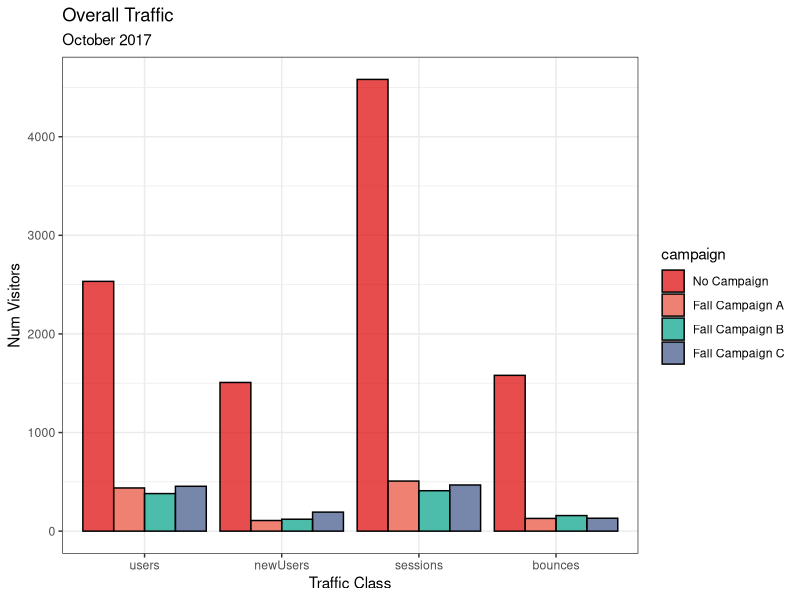
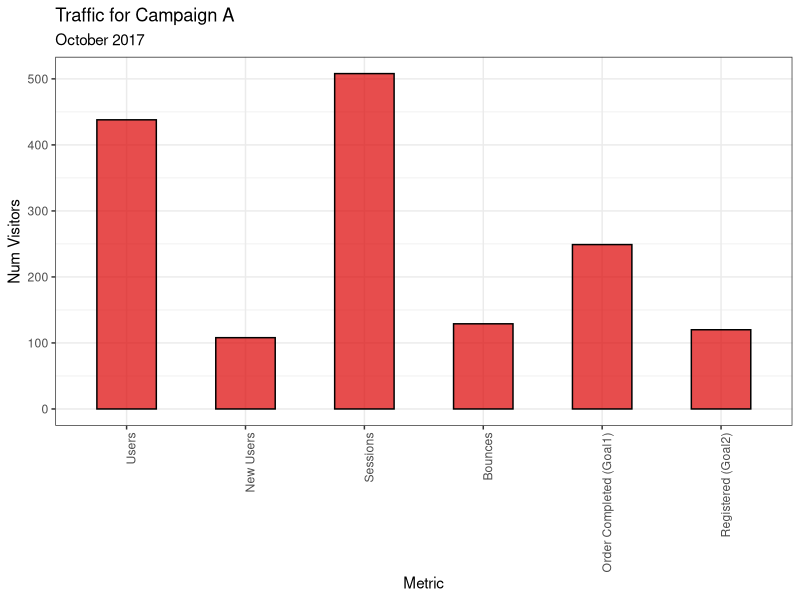
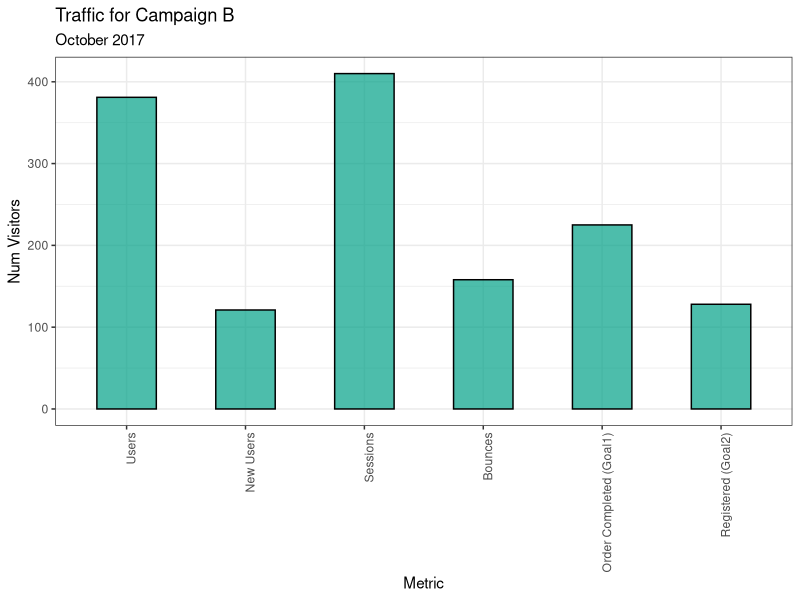
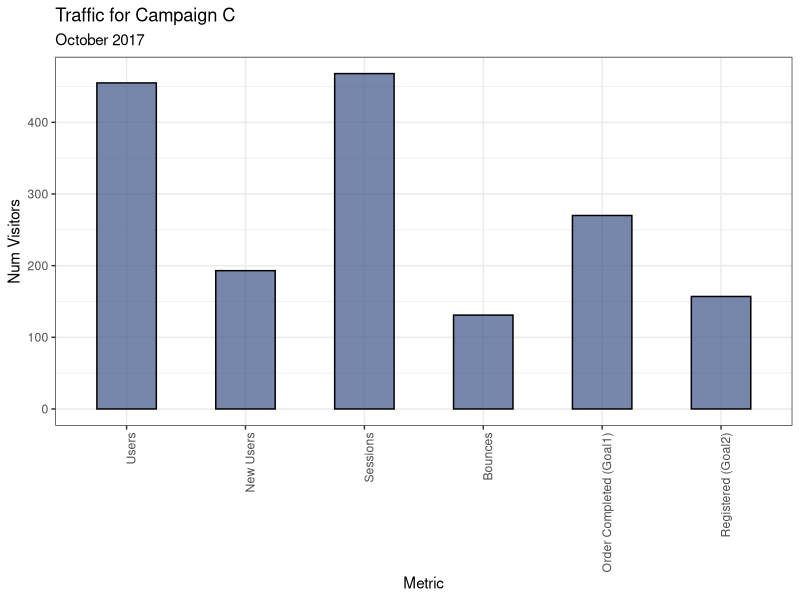
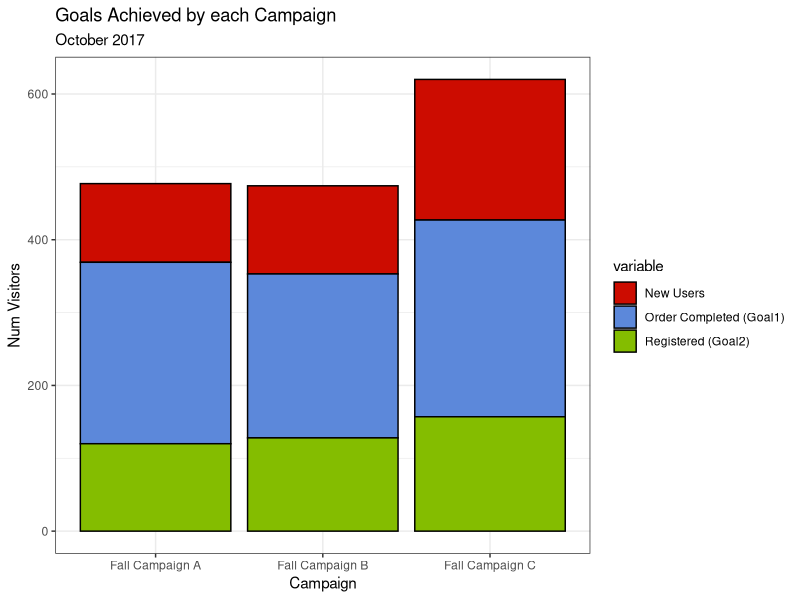

Here is the R script that generated these plots, in order:
## ---- chunk 1
library("ggplot2")
library("reshape")
library("scales")
library("ggsci")

# Read in the CSV File
ga_data = read.csv("4.4_ExampleFile.csv", sep=",", header=T)

# Making all levels consistent
ga_data$campaign = factor(ga_data$campaign, levels = ga_data$campaign)

# Total Table for First Plot
ga_data_filtered = ga_data[,c("campaign", "users", "newUsers", "sessions", "bounces")]
ga_data.melted = melt(ga_data_filtered, id="campaign")


# campaign A
ga_data.campaignA = ga_data[2,]
ga_data.campaignA = melt(ga_data.campaignA, id="campaign")
ga_data.campaignA$variable = factor(c("Users", "New Users", "Sessions", "Bounces", "Order Completed (Goal1)", "Registered (Goal2)"), levels = c("Users", "New Users", "Sessions", "Bounces", "Order Completed (Goal1)", "Registered (Goal2)"))


# campaign B
ga_data.campaignB = ga_data[3,]
ga_data.campaignB = melt(ga_data.campaignB, id="campaign")
ga_data.campaignB$variable = factor(c("Users", "New Users", "Sessions", "Bounces", "Order Completed (Goal1)", "Registered (Goal2)"), levels = c("Users", "New Users", "Sessions", "Bounces", "Order Completed (Goal1)", "Registered (Goal2)"))


# campaign C
ga_data.campaignC = ga_data[4,]
ga_data.campaignC = melt(ga_data.campaignC, id="campaign")
ga_data.campaignC$variable = factor(c("Users", "New Users", "Sessions", "Bounces", "Order Completed (Goal1)", "Registered (Goal2)"), levels = c("Users", "New Users", "Sessions", "Bounces", "Order Completed (Goal1)", "Registered (Goal2)"))


# Comparing Campaings only
ga_data.toCompare = ga_data[c(2,3,4),c("campaign", "newUsers", "goal1Completions", "goal2Completions")]

ga_data.toCompare$campaign = factor(c("Fall Campaign A", "Fall Campaign B", "Fall Campaign C"), levels = c("Fall Campaign A", "Fall Campaign B", "Fall Campaign C"))

colnames(ga_data.toCompare) = c("Campaign", "New Users", "Order Completed (Goal1)", "Registered (Goal2)")

ga_data.toCompare = melt(ga_data.toCompare, id.vars = "Campaign")



## ---- chunk 2

ggplot(ga_data.melted, aes(fill=campaign, y=value, x=variable)) + 
  geom_bar(position="dodge", stat="identity", colour="black") + theme_bw() + labs(title="Overall Traffic", subtitle="October 2017",x = "Traffic Class", y="Num Visitors") + scale_fill_manual(labels = c("No Campaign", "Fall Campaign A", "Fall Campaign B", "Fall Campaign C"), values = c("#DC0000B2", "#E64B35B2", "#00A087B2", "#3C5488B2"))
  
  
  
## ---- chunk 3
ggplot(ga_data.campaignA, aes(x=variable, y=value)) + 
  geom_bar(stat="identity", width=.5, fill="#DC0000B2", colour="black")  + theme_bw() + theme(axis.text.x = element_text(angle = 90, hjust = 1)) + labs(title="Traffic for Campaign A", subtitle="October 2017",x = "Metric", y="Num Visitors") 

  
## ---- chunk 4
ggplot(ga_data.campaignB, aes(x=variable, y=value)) + 
  geom_bar(stat="identity", width=.5, fill="#00A087B2", colour="black") + theme_bw() + theme(axis.text.x = element_text(angle = 90, hjust = 1)) + labs(title="Traffic for Campaign B", subtitle="October 2017",x = "Metric", y="Num Visitors") 

## ---- chunk 5

ggplot(ga_data.campaignC, aes(x=variable, y=value)) + 
  geom_bar(stat="identity", width=.5, fill="#3C5488B2", colour="black") + theme_bw() + theme(axis.text.x = element_text(angle = 90, hjust = 1)) + labs(title="Traffic for Campaign C", subtitle="October 2017",x = "Metric", y="Num Visitors") 
## ---- chunk 6
ggplot(ga_data.toCompare, aes(x = Campaign, y =value ,fill = variable)) +  geom_bar(stat = "identity", position = "stack", colour="black")  +  scale_fill_startrek() +theme_bw() + labs(title="Goals Achieved by each Campaign", subtitle="October 2017",x = "Campaign", y="Num Visitors") 
